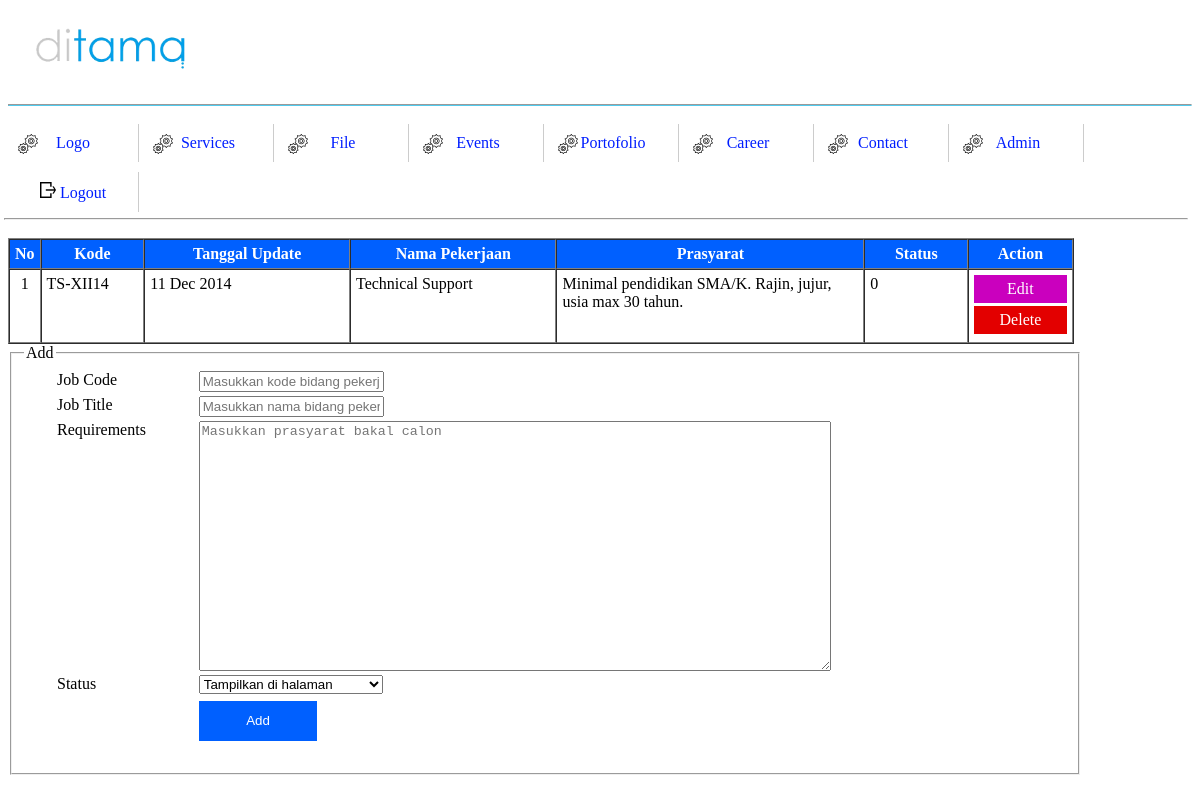
/manage/manage-career.php (signed in), run on the app's committed database.
### tables this page shows
CREATE TABLE IF NOT EXISTS `list_job` (
  `id` varchar(10) NOT NULL,
  `tgl_update` datetime NOT NULL,
  `nama_job` varchar(50) NOT NULL,
  `requirements` text NOT NULL,
  `terpenuhi` tinyint(1) NOT NULL,
  PRIMARY KEY (`id`),
  UNIQUE KEY `kode_job` (`id`)
);

### manage/manage-career.php (the view, shortened to what this page needs)
<?php
	require_once('../includes/header.php');
	require_once('../includes/admin-menu.php');
?>
<!DOCTYPE html>
<html>
<head>
<link rel="stylesheet" href="../assets/css/style.css" type="text/css"/>
</head>
<body>
	<table border=1 id='view-table' cellspacing=0>
		<tr>
			<th>No</th>
			<th width=10%>Kode</th>
			<th width=20%>Tanggal Update</th>
			<th width=20%>Nama Pekerjaan</th>
			<th width=30%>Prasyarat</th>
			<th width=10%>Status</th>
			<th width=10%>Action</th>
		</tr>
	<?php
		$idx = 1;
		$sql = "SELECT * FROM list_job";
		$hasil = mysqli_query($koneksi, $sql);
		while($baris = mysqli_fetch_assoc($hasil)){
			echo "<tr>";
				echo "<td align=center valign='top'>";
					echo $idx;
				echo "</td>";
				echo "<td valign='top'>";
					echo $baris['id'];
				echo "</td>";
				echo "<td valign='top'>";
					$format_tgl = date('d M Y', strtotime($baris['tgl_update']));
					echo $format_tgl;
				echo "</td>";
				echo "<td valign='top'>";
					echo $baris['nama_job'];
				echo "</td>";
				echo "<td valign='top'>";
					echo $baris['requirements'];
				echo "</td>";
				echo "<td valign='top'>";
					echo $baris['terpenuhi'];
				echo "</td>";
				echo "<td>";
					$ganti_spasi = str_replace(" ","-",$baris['id']);
					echo "<a href='edit-service.php?layanan=".$ganti_spasi."' class='edit-btn'>Edit</a>";
					echo "<a href='delete.php?src=mngcareer&id=".$baris['id']."' class='delete-btn'>Delete</a>";
				echo "</td>";
			echo "</tr>";
			$idx++;
		}
	?>
	</table>
	<fieldset style="width:88%">
	<legend>Add</legend>
		<form action="manage-career.php" method="post"/>
		<table width="100%" id="form-table">
			<tr>
				<td valign="top" width=15%>Job Code</td>
				<td><input type="text" name="add-code" value="" placeholder="Masukkan kode bidang pekerjaan"></td>
			</tr>
			<tr>
				<td valign="top" width=15%>Job Title</td>
				<td><input type="text" name="add-nama" value="" placeholder="Masukkan nama bidang pekerjaan"></td>
			</tr>
			<tr>
				<td valign="top">Requirements</td>
				<td><textarea name="add-detail" placeholder="Masukkan prasyarat bakal calon"/></textarea></td>
			</tr>
			<tr>
				<td valign="top">Status</td>
				<td>
					<select name="add-spin-terpenuhi">
						<option value=0>Tampilkan di halaman</option>
					</select>
				</td>
			</tr>
			<tr>
				<td></td>
				<td>
					<input type="submit" name="add-career" value="Add" id="blue-btn-mini"/>
				</td>
			</tr>
		</table>
	</fieldset>
</body>
</html>

### assets/css/style.css (style rules this page uses)
.edit-btn, .delete-btn { display:block; border:none; padding:5px; margin-bottom:3px; text-align:center; text-decoration:none; background-color:#ca00be; color:white; }
.delete-btn { background-color:#e30000; }
#blue-btn-mini { background-color:#0060ff; border:none; margin:3px 3px 3px 0px; color:white; width:15%; height:40px; }
#form-table { margin-left:30px; width:90%; }
#form-table textarea { width:80%; min-height:250px; }
#view-table { width:90%; }
#view-table td { padding:5px; }
#view-table th { background-color:#0060ff; color:white; text-align:center; padding:5px; }

### data on the page
list_job: id "TS-XII14", nama_job "Technical Support", requirements "Minimal pendidikan SMA/K. Rajin, jujur, usia max 30 tahun.", terpenuhi "0"
